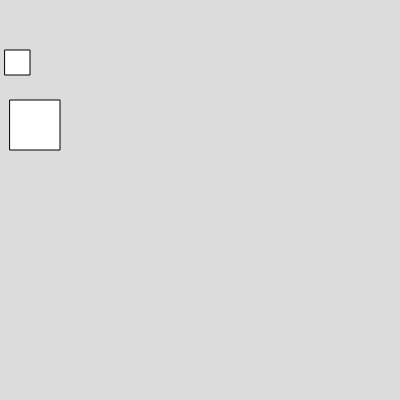
Frame 1 (no input)
Frame 60 (no input): identical to frame 1, image omitted
Frame 120 (the mouse pressed at the canvas centre since frame 60): identical to frame 1, image omitted

The p5.js sketch that drew this single still picture (run headless with seeded random() and noise() and a simulated clock; from frame 60 on, the mouse is pressed at the canvas centre):

// p5.js sketch
// ── sketch.js
var box1, box2
function setup() 
{
  createCanvas(400, 400);
  box1=new Box(10,100,50,50)
  box2=new Box(5,50,25,25)
}

function draw() 
{
  background(220);
box1.display()
box2.display()
}


// ── box.js
class Box
  {
    constructor(x,y,w,h)
    {
    this.x=x
    this.y=y
    this.w=w
    this.h=h
    }
    display(){
      rect (this.x,this.y,this.w,this.h)
    }


  }

  
